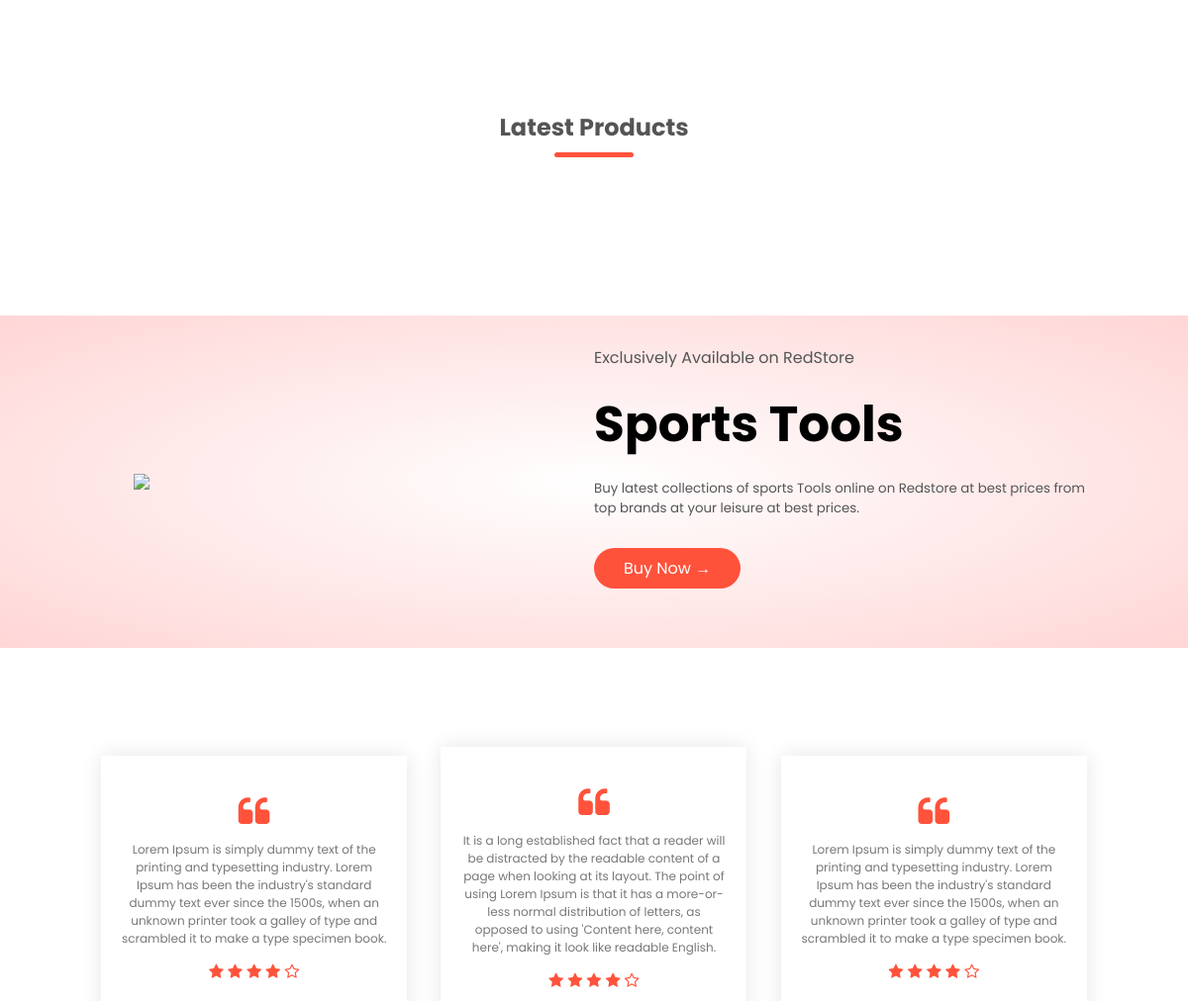
Before: / (middle part) with the older database file.
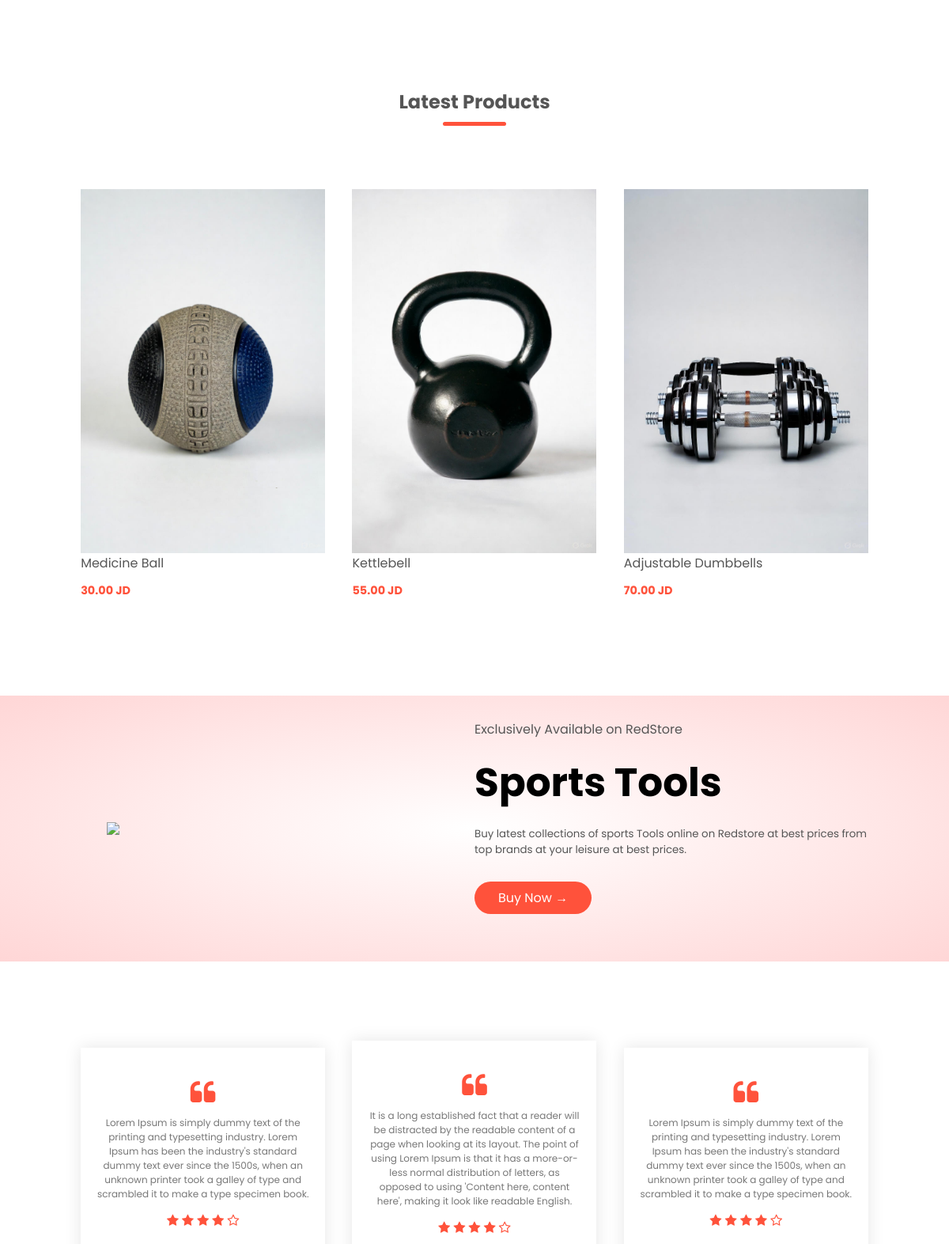
After: the same page with the newer database file.
### tables this page shows
CREATE TABLE `products` (
  `id` int(11) NOT NULL,
  `name` varchar(200) NOT NULL,
  `description` text DEFAULT NULL,
  `price` decimal(10,2) NOT NULL,
  `old_price` decimal(10,2) DEFAULT NULL,
  `category_id` int(11) DEFAULT NULL,
  `primary_image_id` int(11) DEFAULT NULL,
  `stock` int(11) DEFAULT 0,
  `featured` tinyint(1) DEFAULT 0,
  `discount_percent` int(11) DEFAULT 0,
  `created_at` timestamp NOT NULL DEFAULT current_timestamp()
);

CREATE TABLE `product_images` (
  `id` int(11) NOT NULL,
  `product_id` int(11) NOT NULL,
  `filename` varchar(255) NOT NULL,
  `original_name` varchar(255) NOT NULL,
  `file_size` int(11) DEFAULT 0,
  `mime_type` varchar(50) NOT NULL,
  `is_primary` tinyint(1) DEFAULT 0,
  `display_order` int(11) DEFAULT 0,
  `uploaded_at` timestamp NOT NULL DEFAULT current_timestamp()
);

### config/database.php (called while the page is built)
<?php
return [
    'type' => 'pdo',
    'host' => '127.0.0.1',
    'username' => 'root',
    'password' => '',
    'database' => 'ecommerce_db',
    'options' => [
        PDO::ATTR_ERRMODE => PDO::ERRMODE_EXCEPTION,
        PDO::ATTR_DEFAULT_FETCH_MODE => PDO::FETCH_ASSOC,
        PDO::ATTR_EMULATE_PREPARES => false
    ]
];

### classes/Database.php (called while the page is built, shortened)
<?php
class Database {
    private static $instance = null;
    private $conn;
    private function __construct() {
        $config = require_once __DIR__ . '/../config/database.php';
        try {
            if ($config['type'] === 'mysqli') {
                $this->conn = new mysqli(
                    $config['host'],
                    $config['username'],
                    $config['password'],
                    $config['database']
                );
                if ($this->conn->connect_error) {
                    throw new Exception("Connection failed: " . $this->conn->connect_error);
                }
            } else {
                $dsn = "mysql:host={$config['host']};dbname={$config['database']};charset=utf8mb4";
                $this->conn = new PDO($dsn, $config['username'], $config['password'], [
                    PDO::ATTR_ERRMODE => PDO::ERRMODE_EXCEPTION,
                    PDO::ATTR_DEFAULT_FETCH_MODE => PDO::FETCH_ASSOC
                ]);
            }
        } catch (Exception $e) {
            die("Database connection error: " . $e->getMessage());
        }
    }
    public static function getInstance() {
        if (self::$instance === null) {
            self::$instance = new self();
        }
        return self::$instance;
    }
    public function getConnection() {
        return $this->conn;
    }
}

### classes/Product.php (called while the page is built, shortened)
<?php
class Product
{
    private $db;
    public function __construct()
    {
        $this->db = Database::getInstance()->getConnection();
    }
    public function readAll($limit = 10, $offset = 0, $search = '', $category_id = null, $featured = null)
    {
        $sql = "
        SELECT
            p.*,
            c.name AS category_name,
            d.discount_value AS category_discount,
            CASE
                WHEN d.is_active = 1 THEN p.price - (p.price * d.discount_value / 100)
                ELSE p.price
            END AS discounted_price
        FROM products p
        LEFT JOIN categories c ON p.category_id = c.id
        LEFT JOIN discounts d ON d.category_id = p.category_id AND d.is_active = 1
        WHERE 1=1
    ";
        $params = [];
        $sql .= " ORDER BY p.created_at DESC LIMIT :limit OFFSET :offset";
        $stmt = $this->db->prepare($sql);
        $stmt->bindValue(':limit', (int) $limit, PDO::PARAM_INT);
        $stmt->bindValue(':offset', (int) $offset, PDO::PARAM_INT);
        $stmt->execute();
        return $stmt->fetchAll(PDO::FETCH_ASSOC);
    }
    public function getPrimaryImage($productId)
    {
        $sql = "SELECT filename FROM product_images WHERE product_id=:id ORDER BY uploaded_at DESC LIMIT 1";
        $stmt = $this->db->prepare($sql);
        $stmt->bindValue(':id', (int) $productId, PDO::PARAM_INT);
        $stmt->execute();
        $row = $stmt->fetch(PDO::FETCH_ASSOC);
        return $row ? $row['filename'] : 'placeholder.png';
    }
}

### index.php (the view, shortened to what the changed rows need)
<?php
require_once "classes/Database.php";
require_once "classes/Product.php";
$productObj = new Product();
$latestProducts = $productObj->readAll(3, 0);
?>
        <?php include "includes/header.php"; ?>
<div class="small-container">
    <h2 class="title">Latest Products</h2>
    <div class="row">
        <?php foreach($latestProducts as $p): ?>
        <div class="col-3">
            <a href="products-details.php?id=<?= $p['id']; ?>">
                <img src="adminDashboard/handlers/assets/<?= $productObj->getPrimaryImage($p['id']); ?>" />
            </a>
            <a href="products-details.php?id=<?= $p['id']; ?>">
                <h4><?= htmlspecialchars($p['name']); ?></h4>
            </a>
            <p style="color:#ff523b;font-weight:bold;;font-size: 0.9em"><?= number_format($p['price'], 2); ?> JD</p>
        </div>
        <?php endforeach; ?>
    </div>
</div>
<div class="offer">
    <div class="small-container">
        <div class="row">
            <div class="col-2">
                <h1>Sports Tools</h1>
                     <br>
            </div>
        </div>
    </div>
</div>
<?php include "includes/footer.php"; ?>

Changed rows visible on the page:
added products: id.filename (picture), name "Medicine Ball", price "30.00"
added products: id.filename (picture), name "Kettlebell", price "55.00"
added products: id.filename (picture), name "Adjustable Dumbbells", price "70.00"
